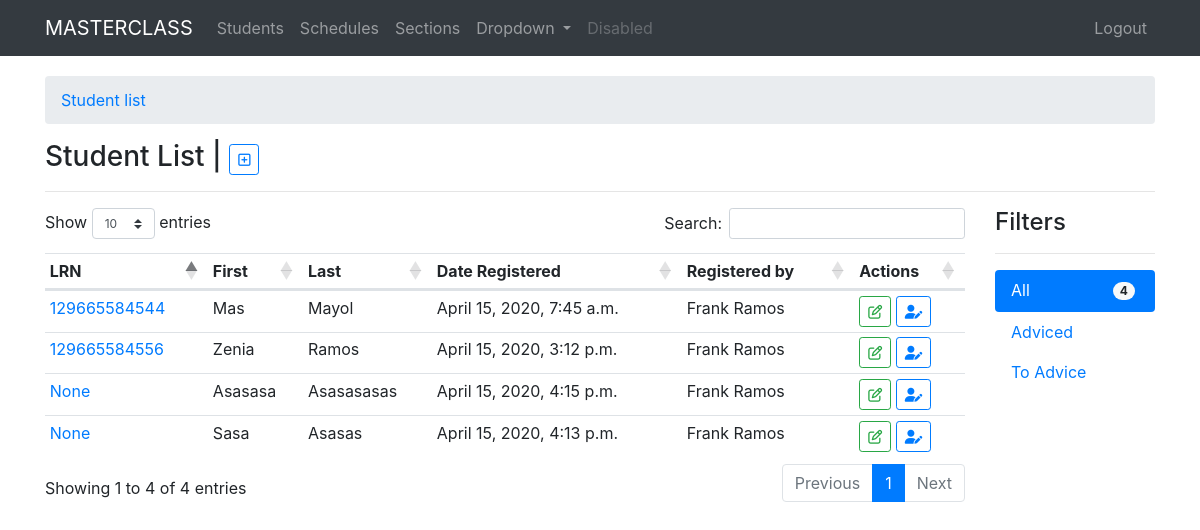
The app's page / (signed in), older data.
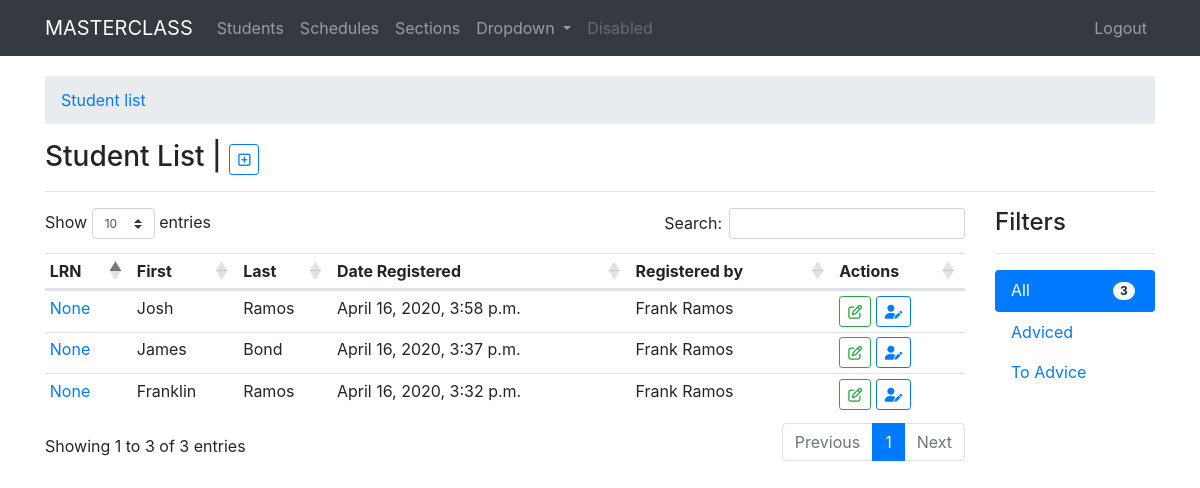
The same page, newer data.
### students/models.py (models this page shows, shortened)
class StudentName(models.Model):
    user = models.ForeignKey(User, on_delete=models.CASCADE, default=1)
    lrn = models.CharField(max_length=12, unique=True, blank=True, null=True)
    first_name = models.CharField(max_length=120)
    last_name = models.CharField(max_length=120)
    middle_name = models.CharField(max_length=120, blank=True)
    extension_name = models.CharField(max_length=10, blank=True)
    GENDER = [
    ('M', 'MALE'),
    ('F', 'FEMALE'),
    ]
    gender = models.CharField(max_length=6, choices=GENDER, blank=True, null=True)
    birth_date = models.DateField()
    school_status = models.ForeignKey(SchoolStatus, on_delete=models.CASCADE, verbose_name='schooling status', blank=True, null=True)
    image = models.ImageField(upload_to=user_directory_path, blank=True, null=True)
    timestamp = models.DateTimeField(auto_now_add=True)
    updated = models.DateTimeField(auto_now=True)
    class Meta:
        ordering = ['-timestamp',]

### students/views.py (the view)
# urls.py: path('', views.my_list, name='list'),
@login_required()
def my_list(request):
	student_list = StudentName.objects.all()
	student_count = StudentName.objects.all().count()
	context = {
		"title": "my students",
		"studentlist": student_list,
		"studentcount": student_count,
	}
	return render(request, "students/student_list.html", context)

### templates/students/student_list.html (shortened to what this page needs)
{% extends 'base.html' %}
{% block content %}
<nav aria-label="breadcrumb">
  <ol class="breadcrumb">
    <li class="breadcrumb-item"><a href="{%url 'student:list'%}">Student list</a></li>
  </ol>
</nav>
<h3>{% if request.user.is_superuser %}Student List | <small class="text-muted"><a href="{%url 'student:add'%}" type="button" class="btn btn-outline-primary btn-sm myTooltip" data-toggle="tooltip" data-placement="right" title="Add student"><i class="far fa-plus-square"></i></a></small>{% else %} {{title|title}} {% endif %}</h3>
<hr>
{% if request.user.is_authenticated %}
  {% if request.user.is_superuser %}
  <div class="row">
    <div class="col-sm-10">
      <div class="tab-content" id="v-pills-tabContent">
        <div class="tab-pane fade show active" id="v-pills-home" role="tabpanel" aria-labelledby="v-pills-home-tab">
          <table class="table table-hover table-sm myTable">
            <thead>
              <tr>
                <th scope="col">LRN</th>
                <th scope="col">First</th>
                <th scope="col">Last</th>
                <th scope="col">Date Registered</th>
                <th scope="col">Registered by</th>
                <th scope="col">Actions</th>
              </tr>
            </thead>
            <tbody>
              {% for st in studentlist %}
              <tr>
                <td><a href="{% url 'student:detail' pk=st.id %}" data-toggle="tooltip" data-placement="left" title="Student details" class="myTooltip">{{st.lrn}}</a></td>
                <td>{{st.first_name|title}}</td>
                <td>{{st.last_name|title}}</td>
                <td>{{st.timestamp}}</td>
                <td>{{st.user.get_full_name|title}}</td>
                <td>
                  <a href="{% url 'student:update' pk=st.id %}" class="btn btn-outline-success btn-sm"><i class="far fa-edit"></i></a>
                  <a href="{% url 'schedule:advice' pk=st.id %}" class="btn btn-outline-primary btn-sm"><i class="fas fa-user-edit"></i></a>
                </td>
              </tr>
              {% endfor %}
            </tbody>
          </table>
        </div>
      </div>
    </div>
    <div class="col-sm-2">
      <h4>Filters</h4>
      <hr>
      <div class="nav flex-column nav-pills" id="v-pills-tab" role="tablist" aria-orientation="vertical">
        <a class="nav-link active" id="v-pills-home-tab" data-toggle="pill" href="#v-pills-home" role="tab" aria-controls="v-pills-home" aria-selected="true">All <span class="badge badge-pill badge-light float-right m-1">{{studentcount}}</span></a>
        <a class="nav-link" id="v-pills-profile-tab" data-toggle="pill" href="#v-pills-profile" role="tab" aria-controls="v-pills-profile" aria-selected="false">Adviced </a>
        <a class="nav-link" id="v-pills-messages-tab" data-toggle="pill" href="#v-pills-messages" role="tab" aria-controls="v-pills-messages" aria-selected="false">To Advice </a>
      </div>
    </div>
  </div>
  {% endif %}
{% else %}
No data to display!
{% endif %}
{% endblock %}

Row changes from the older to the newer data that the page shows:
removed StudentName: lrn "None", first_name "Asasasa", last_name "Asasasasas", timestamp "April 15, 2020, 4:15 p.m.", user.get_full_name "Frank Ramos"
removed StudentName: lrn "None", first_name "Sasa", last_name "Asasas", timestamp "April 15, 2020, 4:13 p.m.", user.get_full_name "Frank Ramos"
removed StudentName: lrn "129665584556", first_name "Zenia", last_name "Ramos", timestamp "April 15, 2020, 3:12 p.m.", user.get_full_name "Frank Ramos"
removed StudentName: lrn "129665584544", first_name "Mas", last_name "Mayol", timestamp "April 15, 2020, 7:45 a.m.", user.get_full_name "Frank Ramos"
added StudentName: lrn "None", first_name "Josh", last_name "Ramos", timestamp "April 16, 2020, 3:58 p.m.", user.get_full_name "Frank Ramos"
added StudentName: lrn "None", first_name "James", last_name "Bond", timestamp "April 16, 2020, 3:37 p.m.", user.get_full_name "Frank Ramos"
added StudentName: lrn "None", first_name "Franklin", last_name "Ramos", timestamp "April 16, 2020, 3:32 p.m.", user.get_full_name "Frank Ramos"
Text that changed along with them:
text written by a page script: "Show entries Search: Showing 1 to 4 of 4 entries Previous 1 Next" → "Show entries Search: Showing 1 to 3 of 3 entries Previous 1 Next"
{{ studentcount }}: "4" → "3"
